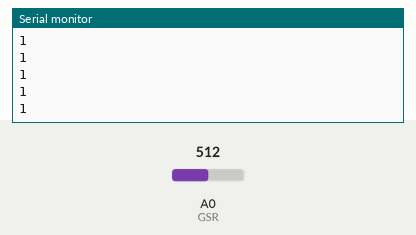
The sketch below on a simulated Arduino Uno, built with avr-gcc and run on an emulated ATmega328P. Parts: the last lines printed to the serial monitor. The inputs (shaded band) are chosen by the test bench; at power-on: A0 (GSR) = 512.

Above: at 1.2 s.
1.3 s: A0 (GSR) set to 716
At 1.32 s:
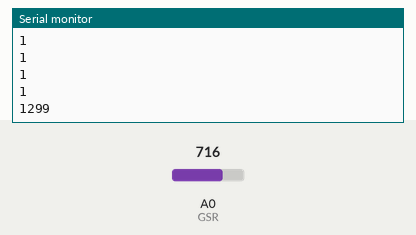
2.8 s: A0 (GSR) set to 900
At 2.84 s:
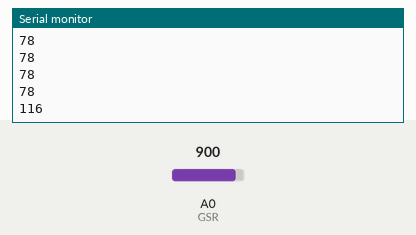
Timing chart, 0 to 5.8 s (numbered marks = the images above; inputs shaded):
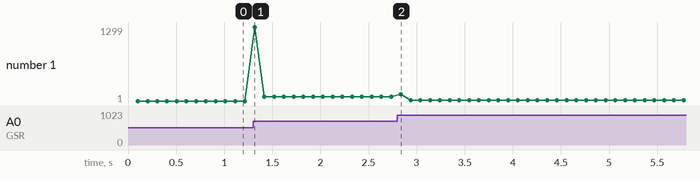

The sketch:

gsr.uno.ino
```cpp
const int GSR = A0;
int sensorValue = 0;
int gsr_average = 0;

void setup() {
  Serial.begin(9600);
}

void loop()
{
  long sum = 0;
  for (int i = 0; i < 10; i++)    //Average the 10 measurements to remove the glitch
  {
    sensorValue = analogRead(GSR);
    sum += sensorValue;
    delay(10);
  }
  gsr_average = sum / 10;
  Serial.println(((1024+2*gsr_average)*10000)/(512-gsr_average));
}
```

Measured:
- after the input at 1.3 s, the serial monitor: prints a new line at once (image 1)
- after the input at 2.8 s, the serial monitor: prints a new line at once (image 2)
- plotted number 1: 1 → 78 after the input at 1.3 s, 78 → 15 after the input at 2.8 s
